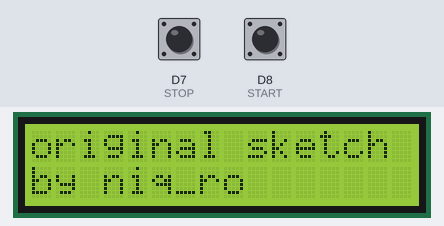
A sketch run on a simulated Arduino Zero (SAMD21). On the bench: 16×2 character LCD. The test bench sets the inputs (shaded band); at power-on: D8 (START) HIGH, D7 (STOP) HIGH. The local clock reads 2024-03-15 10:24:30 at power-on unless the sketch sets it; EEPROM starts erased.

Above: at 0.1 s.
4.3 s: D8 (START) pulled LOW for 1.2 s
At 6.8 s:
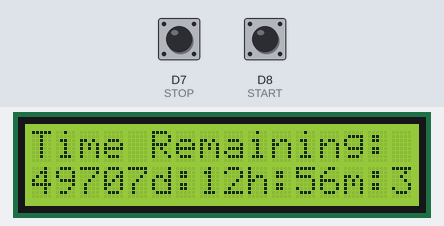
9.5 s: D7 (STOP) pulled LOW for 1.2 s
At 11.5 s:
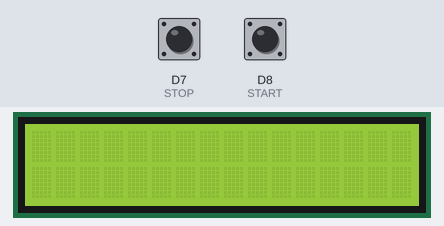
12.2 s: D8 (START) pulled LOW for 3.2 s
At 19.4 s:
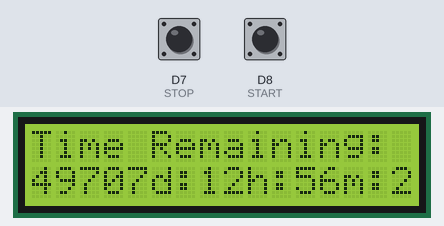
Timing chart, 0 to 20.9 s (numbered marks = the images above; inputs shaded):
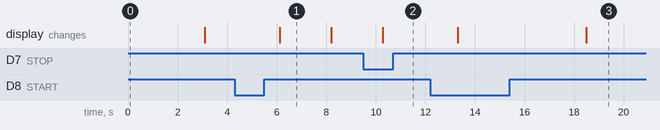

Measured:
- after the input at 4.3 s, the display: changes after 1.8 s (image 1)
- after the input at 9.5 s, the display: changes after 0.77 s (image 2)
- after the input at 12.2 s, the display: first changes after 1.1 s (image 3 shows a later state)
- what the display in image 1 shows lasts 2.1 s, from 6.1 s to 8.2 s

The sketch:

timeremaining1.ino
```cpp
/*
 * time remaining
 * v.1.1 - time remaining system - original sketch by Nicu FLORICA (niq_ro)
 */


// http://tronixstuff.com/2011/03/16/tutorial-your-arduinos-inbuilt-eeprom/
#include <EEPROM.h>

#include <Wire.h>
#include <LiquidCrystal_I2C.h> // https://github.com/fdebrabander/Arduino-LiquidCrystal-I2C-library

// Set the LCD address to 0x27 for a 16 chars and 2 line display
LiquidCrystal_I2C lcd(0x3F, 16, 2);

#include <Wire.h>
#include "RTClib.h"  // https://github.com/adafruit/RTClib
#if defined(ARDUINO_ARCH_SAMD)
// for Zero, output on USB Serial console, remove line below if using programming port to program the Zero!
   #define Serial SerialUSB
#endif

RTC_DS1307 rtc;

unsigned long timp, timp0, timp1, dtimp;
int zi, ora, minut, secunda;
unsigned long rest, dzi, dora;
int dminut, dsecunda;
int clocire = 21;

byte tip = 0;

#define START 8    // START switch
#define STOP 7    // STOP switch

void setup() {
 Serial.begin(9600);
  if (! rtc.begin()) {
    Serial.println("Couldn't find RTC");
    while (1);
  }

  lcd.begin();  // initialize the LCD
  lcd.backlight();  // Turn on the blacklight and print a message.
  lcd.clear();  // clear screen

// set push buttons for menu
  pinMode(START, INPUT);
  pinMode(STOP, INPUT);
  digitalWrite(START, HIGH); // pull-ups on
  digitalWrite(STOP, HIGH); // pull-ups on

tip = EEPROM.read(101);

  lcd.setCursor(0,0);
  lcd.print("original sketch");
  lcd.setCursor(0,1);
  lcd.print("by niq_ro");
delay(3000);
lcd.clear();


}

void loop() {

if (tip == 17)
{
DateTime now = rtc.now();
zi = now.day(), DEC;
ora = now.hour(), DEC;
minut = now.minute(), DEC;
secunda = now.second(), DEC;
timp = (zi-1) * 86400 + ora * 3600 + minut * 60 + secunda;

timp1 = clocire * 86400;

dtimp = timp1 - timp;
dzi = dtimp/86400L;
rest = dtimp%86400L;
dora = rest/3600;
rest = rest%3600;
dminut = rest/60;
dsecunda = rest%60;

  lcd.setCursor(0,0);
  lcd.print("Time Remaining:");
  lcd.setCursor(0,1);
  if (dzi < 10) lcd.print(" ");
  lcd.print(dzi);
  lcd.print("d:");
  if (dora < 10) lcd.print(" ");
  lcd.print(dora);
  lcd.print("h:");
  if (dminut < 10) lcd.print(" ");
  lcd.print(dminut);
  lcd.print("m:");
  if (dsecunda < 10) lcd.print(" ");
  lcd.print(dsecunda);
  lcd.println("s ");
}

if (digitalRead(START) == LOW)
{
  tip = 17;
  EEPROM.write(101,tip);
// January 1, 1973 at 0am you would call:
rtc.adjust(DateTime(1973, 1, 1, 0, 0, 0));
timp0 = 0*24*60*60;  // initial time
}

if (digitalRead(STOP) == LOW)
{
  tip = 0;
  lcd.clear();
  EEPROM.write(101,tip);
// January 1, 1973 at 0am you would call:
rtc.adjust(DateTime(1973, 1, 1, 0, 0, 0));
timp0 = 0*24*60*60;  // initial time
}

  delay(1000);
}
```
